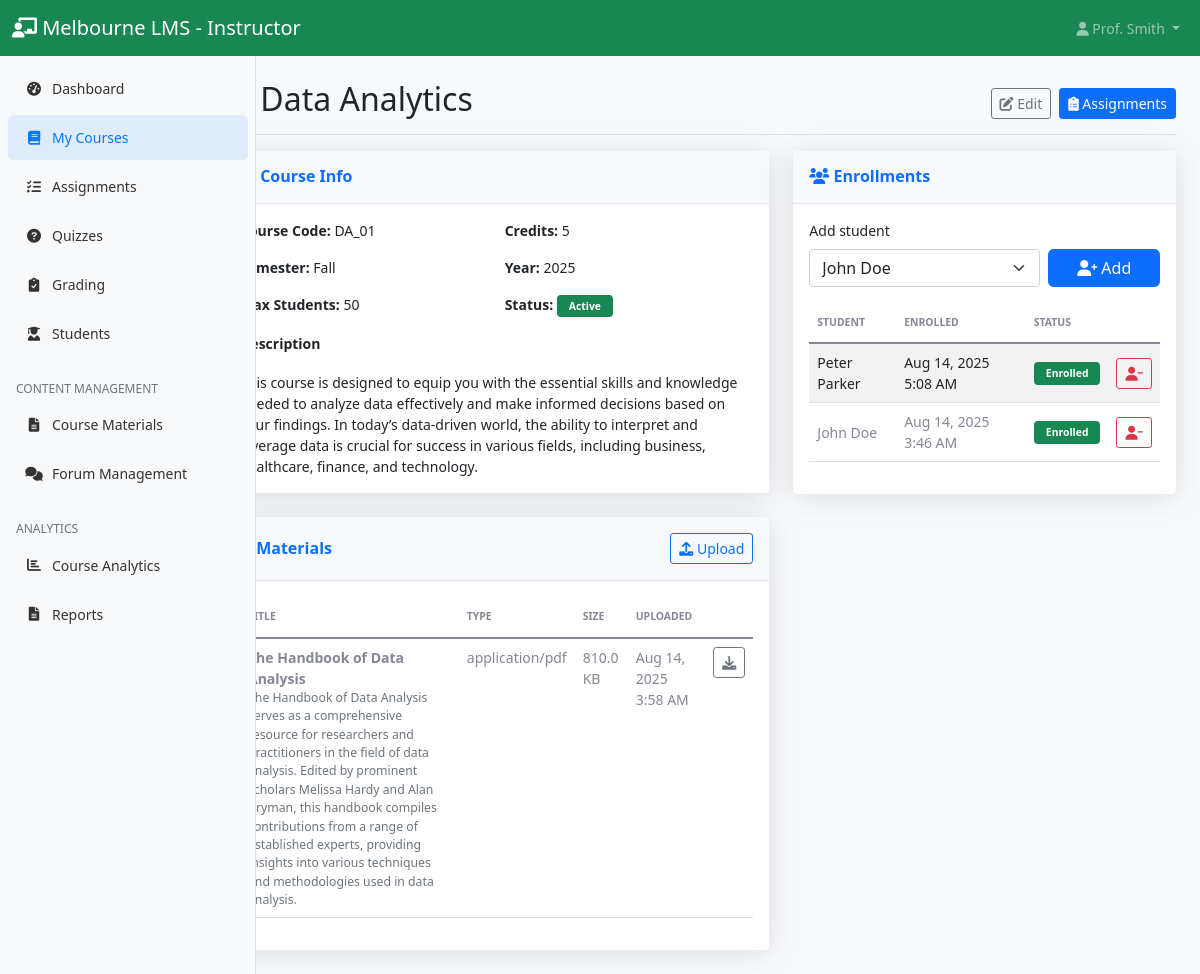
The page /instructor/course_view.php?id=4 (signed in) on the database its author committed.
### tables this page shows
CREATE TABLE `courses` (
  `id` int(11) NOT NULL,
  `title` varchar(200) NOT NULL,
  `description` text DEFAULT NULL,
  `instructor_id` int(11) NOT NULL,
  `course_code` varchar(20) NOT NULL,
  `credits` int(11) DEFAULT 3,
  `semester` varchar(20) DEFAULT NULL,
  `year` int(11) DEFAULT NULL,
  `max_students` int(11) DEFAULT 50,
  `status` enum('active','inactive') DEFAULT 'active',
  `created_at` timestamp NOT NULL DEFAULT current_timestamp()
);

CREATE TABLE `course_materials` (
  `id` int(11) NOT NULL,
  `course_id` int(11) NOT NULL,
  `title` varchar(200) NOT NULL,
  `description` text DEFAULT NULL,
  `file_path` varchar(500) DEFAULT NULL,
  `file_type` varchar(50) DEFAULT NULL,
  `file_size` int(11) DEFAULT NULL,
  `uploaded_by` int(11) NOT NULL,
  `upload_date` timestamp NOT NULL DEFAULT current_timestamp()
);

CREATE TABLE `enrollments` (
  `id` int(11) NOT NULL,
  `student_id` int(11) NOT NULL,
  `course_id` int(11) NOT NULL,
  `enrollment_date` timestamp NOT NULL DEFAULT current_timestamp(),
  `status` enum('enrolled','completed','dropped') DEFAULT 'enrolled',
  `final_grade` decimal(5,2) DEFAULT NULL
);

CREATE TABLE `users` (
  `id` int(11) NOT NULL,
  `username` varchar(50) NOT NULL,
  `email` varchar(100) NOT NULL,
  `password` varchar(255) NOT NULL,
  `first_name` varchar(50) NOT NULL,
  `last_name` varchar(50) NOT NULL,
  `role` enum('student','instructor','admin') NOT NULL,
  `profile_image` varchar(255) DEFAULT NULL,
  `created_at` timestamp NOT NULL DEFAULT current_timestamp(),
  `updated_at` timestamp NOT NULL DEFAULT current_timestamp() ON UPDATE current_timestamp()
);

### config/database.php (called while the page is built, shortened)
<?php
function formatDate($date)
{
    return date('M j, Y g:i A', strtotime($date));
}

### instructor/course_view.php (the view, shortened to what this page needs)
<?php
require_once '../config/database.php';
$database = new Database();
$db = $database->getConnection();
$courseId = isset($_GET['id']) ? (int)$_GET['id'] : 0;
$stmt = $db->prepare('SELECT * FROM courses WHERE id = ? AND instructor_id = ?');
$stmt->execute([$courseId, $_SESSION['user_id']]);
$course = $stmt->fetch(PDO::FETCH_ASSOC);
$materialsStmt = $db->prepare('SELECT * FROM course_materials WHERE course_id = ? ORDER BY upload_date DESC');
$materialsStmt->execute([$courseId]);
$materials = $materialsStmt->fetchAll(PDO::FETCH_ASSOC);
$enrollStmt = $db->prepare('SELECT u.id, u.first_name, u.last_name, e.enrollment_date, e.status
                            FROM enrollments e
                            JOIN users u ON e.student_id = u.id
                            WHERE e.course_id = ?
                            ORDER BY e.enrollment_date DESC');
$enrollStmt->execute([$courseId]);
$enrollments = $enrollStmt->fetchAll(PDO::FETCH_ASSOC);
$studentsStmt = $db->prepare("SELECT id, first_name, last_name FROM users WHERE role = 'student' ORDER BY first_name, last_name");
$studentsStmt->execute();
$allStudents = $studentsStmt->fetchAll(PDO::FETCH_ASSOC);
?>
<!DOCTYPE html>
<html lang="en">
<head>
	<link href="https://cdn.jsdelivr.net/npm/bootstrap@5.1.3/dist/css/bootstrap.min.css" rel="stylesheet">
	<link href="https://cdnjs.cloudflare.com/ajax/libs/font-awesome/6.0.0/css/all.min.css" rel="stylesheet">
	<link href="../assets/css/dashboard.css" rel="stylesheet">
</head>
<body>
	<?php include '../includes/instructor_navbar.php'; ?>
	<div class="container-fluid">
		<div class="row">
			<?php include '../includes/instructor_sidebar.php'; ?>
			<main class="col-md-9 ms-sm-auto col-lg-10 px-md-4">
				<div class="d-flex justify-content-between flex-wrap flex-md-nowrap align-items-center pt-3 pb-2 mb-3 border-bottom">
					<h1 class="h2"><i class="fas fa-book"></i> <?php echo htmlspecialchars($course['title']); ?></h1>
					<div class="btn-toolbar mb-2 mb-md-0">
						<a class="btn btn-sm btn-outline-secondary" href="course_edit.php?id=<?php echo $courseId; ?>">
							<i class="fas fa-edit"></i> Edit
						</a>
						<a class="btn btn-sm btn-primary ms-2" href="assignments.php?course_id=<?php echo $courseId; ?>">
							<i class="fas fa-clipboard-list"></i> Assignments
						</a>
					</div>
				</div>
				<div class="row mb-4">
					<div class="col-md-7">
						<div class="card shadow mb-4">
							<div class="card-header py-3">
								<h6 class="m-0 font-weight-bold text-primary"><i class="fas fa-info-circle"></i> Course Info</h6>
							</div>
							<div class="card-body">
								<div class="row g-3">
									<div class="col-sm-6"><strong>Course Code:</strong> <?php echo htmlspecialchars($course['course_code']); ?></div>
									<div class="col-sm-6"><strong>Credits:</strong> <?php echo (int)$course['credits']; ?></div>
									<div class="col-sm-6"><strong>Semester:</strong> <?php echo htmlspecialchars($course['semester']); ?></div>
									<div class="col-sm-6"><strong>Year:</strong> <?php echo (int)$course['year']; ?></div>
									<div class="col-sm-6"><strong>Max Students:</strong> <?php echo (int)$course['max_students']; ?></div>
									<div class="col-sm-6"><strong>Status:</strong> <span class="badge <?php echo $course['status'] === 'active' ? 'bg-success' : 'bg-secondary'; ?>"><?php echo ucfirst($course['status']); ?></span></div>
								</div>
								<div class="mt-3"><strong>Description</strong><div class="text-muted small">&nbsp;</div><?php echo nl2br(htmlspecialchars($course['description'])); ?></div>
							</div>
						</div>
						<div class="card shadow">
							<div class="card-header py-3 d-flex justify-content-between align-items-center">
								<h6 class="m-0 font-weight-bold text-primary"><i class="fas fa-file-alt"></i> Materials</h6>
								<button class="btn btn-sm btn-outline-primary" data-bs-toggle="modal" data-bs-target="#uploadModal"><i class="fas fa-upload"></i> Upload</button>
							</div>
							<div class="card-body">
								<?php if (empty($materials)): ?>
									<p class="text-muted">No materials uploaded yet.</p>
								<?php else: ?>
									<div class="table-responsive">
										<table class="table table-hover">
											<thead>
												<tr>
													<th>Title</th>
													<th>Type</th>
													<th>Size</th>
													<th>Uploaded</th>
													<th></th>
												</tr>
											</thead>
											<tbody>
												<?php foreach ($materials as $m): ?>
												<tr>
													<td>
														<strong><?php echo htmlspecialchars($m['title']); ?></strong>
														<div class="small text-muted"><?php echo htmlspecialchars($m['description']); ?></div>
													</td>
													<td><?php echo htmlspecialchars($m['file_type']); ?></td>
													<td><?php echo number_format(($m['file_size'] ?? 0) / 1024, 1); ?> KB</td>
													<td><?php echo formatDate($m['upload_date']); ?></td>
													<td class="text-end">
														<a class="btn btn-sm btn-outline-secondary" href="../<?php echo $m['file_path']; ?>" target="_blank"><i class="fas fa-download"></i></a>
													</td>
												</tr>
												<?php endforeach; ?>
											</tbody>
										</table>
									</div>
								<?php endif; ?>
							</div>
						</div>
					</div>
					<div class="col-md-5">
						<div class="card shadow">
							<div class="card-header py-3">
								<h6 class="m-0 font-weight-bold text-primary"><i class="fas fa-users"></i> Enrollments</h6>
							</div>
							<div class="card-body">
								<form method="post" class="row g-2 align-items-end">
									<div class="col-8">
										<label class="form-label">Add student</label>
										<select name="student_id" class="form-select">
											<?php foreach ($allStudents as $stu): ?>
												<option value="<?php echo $stu['id']; ?>"><?php echo htmlspecialchars($stu['first_name'] . ' ' . $stu['last_name']); ?></option>
											<?php endforeach; ?>
										</select>
									</div>
									<div class="col-4">
										<button class="btn btn-primary w-100" name="action" value="add"><i class="fas fa-user-plus"></i> Add</button>
									</div>
								</form>
								<div class="table-responsive mt-3">
									<table class="table table-striped align-middle">
										<thead>
											<tr>
												<th>Student</th>
												<th>Enrolled</th>
												<th>Status</th>
												<th></th>
											</tr>
										</thead>
										<tbody>
											<?php foreach ($enrollments as $en): ?>
											<tr>
												<td><?php echo htmlspecialchars($en['first_name'] . ' ' . $en['last_name']); ?></td>
												<td><?php echo formatDate($en['enrollment_date']); ?></td>
												<td><span class="badge bg-<?php echo $en['status'] === 'enrolled' ? 'success' : ($en['status'] === 'completed' ? 'primary' : 'secondary'); ?>"><?php echo ucfirst($en['status']); ?></span></td>
												<td class="text-end">
													<form method="post" class="d-inline">
														<button class="btn btn-sm btn-outline-danger" name="action" value="remove"><i class="fas fa-user-minus"></i></button>
													</form>
												</td>
											</tr>
											<?php endforeach; ?>
										</tbody>
									</table>
								</div>
							</div>
						</div>
					</div>
				</div>
			</main>
		</div>
	</div>
</body>
</html>

### assets/css/dashboard.css (style rules this page uses)
body { font-size: .875rem; background-color: #f8f9fc; }
main { padding-top: 0.5rem; }
.card { box-shadow: 0 0.15rem 1.75rem 0 rgba(58, 59, 69, 0.15) !important; border: none; }
.card-header { background-color: #f8f9fc; border-bottom: 1px solid #e3e6f0; }
.font-weight-bold { font-weight: 700 !important; }
.btn { border-radius: 0.35rem; font-weight: 400; }
.btn-sm { padding: 0.25rem 0.5rem; font-size: 0.875rem; border-radius: 0.2rem; }
.table { color: #858796; }
.table th { border-top: none; font-weight: 600; text-transform: uppercase; font-size: 0.65rem; padding-top: 0.75rem; padding-bottom: 0.75rem; }
.badge { font-weight: 600; font-size: 0.65rem; padding: 0.375rem 0.75rem; }
@media (min-width: 769px) { main { margin-left: 16rem; } }
.shadow { box-shadow: 0 0.15rem 1.75rem 0 rgba(58, 59, 69, 0.15) !important; }

### rows shown on the page
courses: title "Data Analytics", course_code "DA_01", credits "5", semester "Fall", year "2025", max_students "50", status "Active", description "This course is designed to equip you with the essential skills and knowledge needed to analyze data effectively and make informed decisions based on your findings. In today’s data-driven world, the ability to interpret and leverage data is crucial for success in various fields, including business, healthcare, finance, and technology."
course_materials: title "The Handbook of Data Analysis", description "The Handbook of Data Analysis serves as a comprehensive resource for researchers and practitioners in the field of data analysis. Edited by prominent scholars Melissa Hardy and Alan Bryman, this handbook compiles contributions from a range of established experts, providing insights into various techniques and methodologies used in data analysis.", file_type "application/pdf", ($m['file_size']??0)/1024 "810.0", upload_date "Aug 14, 2025 3:58 AM"
enrollments: student.last_name "Peter Parker", enrollment_date "Aug 14, 2025 5:08 AM", status "Enrolled"
enrollments: student.last_name "John Doe", enrollment_date "Aug 14, 2025 3:46 AM", status "Enrolled"

### other values the page prints
$_SESSION['last_name'] "Smith"
form field student_id "John Doe"
